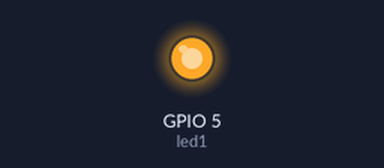
Bench run of a program on a simulated ESP8266 board running MicroPython. On the bench: output pins drawn as LEDs (lit = HIGH).

Above: at 0.05 s.
At 0.9 s:
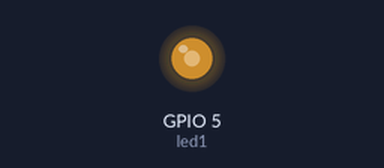
At 1.8 s:
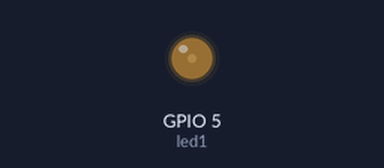
At 3.75 s:
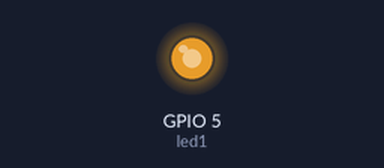
Timing chart, 0 to 5.5 s (numbered marks = the images above):
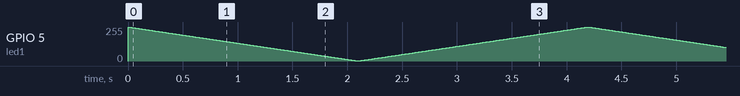

The program:

LED_PWM.py
```python
# PWM basic
# การใช้งาน PWM ปรับไฟ หรี่ไฟ
from machine import Pin, PWM  # กำหนด เพิ่ม PWM
import math
import time

FRQ = 100
led1 = PWM(Pin(5), FRQ)


def L1():
    for i in range(1024, 0, -1):# 1024=จุดเริ่มต้น/# 0= ค่าสิ้นสุด/-1=เปลี่ยนค่ารอบละ-1
        led1.duty(i)
        time.sleep_ms(2)

    for t in range(0, 1024, 1): # 0 = จุดเริ่มต้น/# 1024 = ค่าสิ้นสุด/1=เปลี่ยนค่ารอบละ1
        led1.duty(t)
        time.sleep_ms(2)


while True:
    L1()
```
